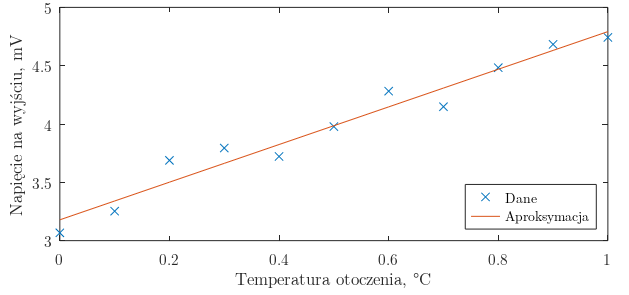

This figure's MATLAB source: (Note: this script raises an error after producing the figure.)
# Utwórz nowy wykres (jesli uruchomiono z terminala -- ukryj go)
h = figure('visible', ifelse(isguirunning(), 'on', 'off'));

# Ustaw rozmiar rysunku (dla przykładu 16x7.5 cm)
set(h, "paperunits", "centimeters")
set(h, "papersize", [16 7.5])
set(h, "paperposition", [0, 0, [16 7.5]])

# Ustaw marginesy i rozmiar rysunku (wymaga wprawy)
set(h, "defaultaxesposition", [0.095, 0.185, 0.870, 0.790])

set(h, "defaultaxesfontsize", 11) # Ustaw odpowiedni rozmiar czcionki
set(h, "defaultaxesfontsize", 11) # uwaga na błąd w GNU Octave
set(h, "defaulttextfontname", "Latin Modern Roman") # Ustal krój czcionki
set(h, "defaultaxesfontname", "Latin Modern Roman") # jednolity z PDF
set(h, "defaulttextcolor", "black") # Dla pewności ustaw kolor czcionki

# Przygotuj przykładowe dane do narysowania wykresu
x = 0 : 0.1 : 1;                 # Wygeneruj wartośći X
y = 1.55 * x + 3.05;             # Wygeneruj wartości Y
y = y + 0.35*rand(1, length(y)); # Dodaj trochę szumu na pokaz
p = polyfit(x, y, 1);            # Wykonaj dopasowanie do wielomianu
f = x*p(1) + p(2);               # Wyznacz wartości dla aproksymacji

plot(x, y, "x;Dane;", x, f, "-;Aproksymacja;"); # Rysuj wykres
ylabel("Napięcie na wyjściu, mV");              # Ustaw opis osi Y
xlabel("Temperatura otoczenia, °C");            # Ustaw opis osi X
legend('location', 'southeast');                # Ustaw pozycję legendy
xlim([0 1]);                                    # Ustaw zakres osi X
ylim([3 5]);                                    # Ustaw zakres osi Y
set_comma(gca, 'XY');                           # Ustaw separator
grid on;                                        # Załącz siatkę
box on;                                         # Załącz obwódkę

print("../obrazki/plot_demo.svg"); # Zapisz wykres do pliku SVG
